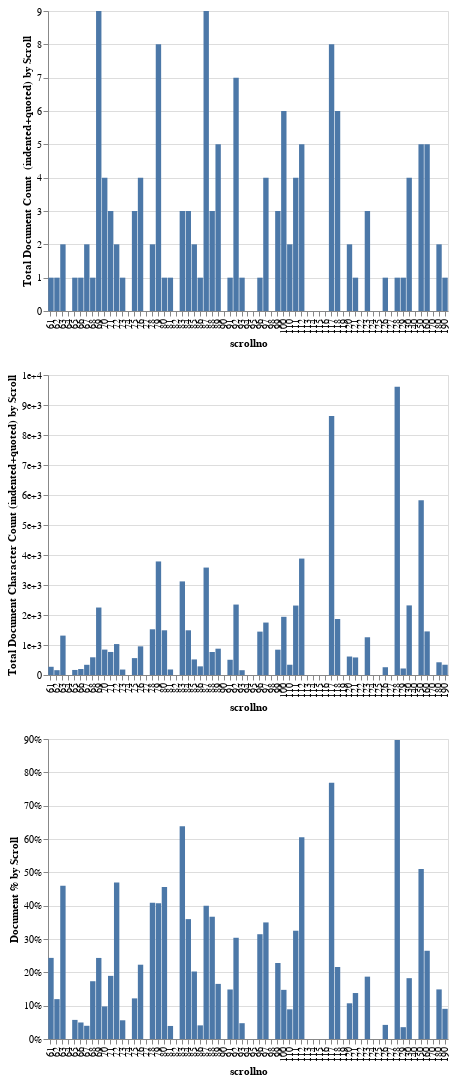

Notebook code cell kept with this figure:
### Code cell
chartDocsByScroll(dfBios, 'Shiji')

### Figure 1 — Vega-Lite specification as saved in the notebook (floating-point values rounded to 4 significant figures)
{"$schema": "https://vega.github.io/schema/vega-lite/v3.3.0.json", "config": {"mark": {"tooltip": null}, "view": {"height": 300, "width": 400}}, "datasets": {"data-18d655129c6d9d6a01e0e174bb6cf11e": [{"DocsChar": 274, "scrollno": 61}, {"DocsChar": 161, "scrollno": 62}, {"DocsChar": 1313, "scrollno": 63}, {"DocsChar": 0, "scrollno": 64}, {"DocsChar": 168, "scrollno": 65}, {"DocsChar": 199, "scrollno": 66}, {"DocsChar": 340, "scrollno": 67}, {"DocsChar": 590, "scrollno": 68}, {"DocsChar": 2249, "scrollno": 69}, {"DocsChar": 847, "scrollno": 70}, {"DocsChar": 768, "scrollno": 71}, {"DocsChar": 1031, "scrollno": 72}, {"DocsChar": 182, "scrollno": 73}, {"DocsChar": 0, "scrollno": 74}, {"DocsChar": 563, "scrollno": 75}, {"DocsChar": 955, "scrollno": 76}, {"DocsChar": 0, "scrollno": 77}, {"DocsChar": 1524, "scrollno": 78}, {"DocsChar": 3785, "scrollno": 79}, {"DocsChar": 1490, "scrollno": 80}, {"DocsChar": 184, "scrollno": 81}, {"DocsChar": 0, "scrollno": 82}, {"DocsChar": 3120, "scrollno": 83}, {"DocsChar": 1490, "scrollno": 84}, {"DocsChar": 519, "scrollno": 85}, {"DocsChar": 288, "scrollno": 86}, {"DocsChar": 3581, "scrollno": 87}, {"DocsChar": 767, "scrollno": 88}, {"DocsChar": 877, "scrollno": 89}, {"DocsChar": 0, "scrollno": 90}, {"DocsChar": 508, "scrollno": 91}, {"DocsChar": 2348, "scrollno": 92}, {"DocsChar": 160, "scrollno": 93}, {"DocsChar": 0, "scrollno": 94}, {"DocsChar": 0, "scrollno": 95}, {"DocsChar": 1446, "scrollno": 96}, {"DocsChar": 1748, "scrollno": 97}, {"DocsChar": 0, "scrollno": 98}, {"DocsChar": 844, "scrollno": 99}, {"DocsChar": 1940, "scrollno": 100}, {"DocsChar": 342, "scrollno": 110}, {"DocsChar": 2315, "scrollno": 111}, {"DocsChar": 3881, "scrollno": 112}, {"DocsChar": 0, "scrollno": 113}, {"DocsChar": 0, "scrollno": 114}, {"DocsChar": 0, "scrollno": 115}, {"DocsChar": 0, "scrollno": 116}, {"DocsChar": 8631, "scrollno": 117}, {"DocsChar": 1867, "scrollno": 118}, {"DocsChar": 0, "scrollno": 119}, {"DocsChar": 616, "scrollno": 120}, {"DocsChar": 585, "scrollno": 121}, {"DocsChar": 0, "scrollno": 122}, {"DocsChar": 1258, "scrollno": 123}, {"DocsChar": 0, "scrollno": 124}, {"DocsChar": 0, "scrollno": 125}, {"DocsChar": 259, "scrollno": 126}, {"DocsChar": 0, "scrollno": 127}, {"DocsChar": 9608, "scrollno": 128}, {"DocsChar": 217, "scrollno": 129}, {"DocsChar": 2320, "scrollno": 130}, {"DocsChar": 0, "scrollno": 140}, {"DocsChar": 5828, "scrollno": 150}, {"DocsChar": 1453, "scrollno": 160}, {"DocsChar": 0, "scrollno": 170}, {"DocsChar": 424, "scrollno": 180}, {"DocsChar": 342, "scrollno": 190}], "data-4c4cbd4ac99c1c457a3842f9e108dca6": [{"DocsPercentM": 0.2433, "scrollno": 61}, {"DocsPercentM": 0.1196, "scrollno": 62}, {"DocsPercentM": 0.4594, "scrollno": 63}, {"DocsPercentM": 0, "scrollno": 64}, {"DocsPercentM": 0.05732, "scrollno": 65}, {"DocsPercentM": 0.04956, "scrollno": 66}, {"DocsPercentM": 0.03964, "scrollno": 67}, {"DocsPercentM": 0.1733, "scrollno": 68}, {"DocsPercentM": 0.2432, "scrollno": 69}, {"DocsPercentM": 0.09773, "scrollno": 70}, {"DocsPercentM": 0.1894, "scrollno": 71}, {"DocsPercentM": 0.4695, "scrollno": 72}, {"DocsPercentM": 0.05616, "scrollno": 73}, {"DocsPercentM": 0, "scrollno": 74}, {"DocsPercentM": 0.1219, "scrollno": 75}, {"DocsPercentM": 0.2229, "scrollno": 76}, {"DocsPercentM": 0, "scrollno": 77}, {"DocsPercentM": 0.4089, "scrollno": 78}, {"DocsPercentM": 0.4069, "scrollno": 79}, {"DocsPercentM": 0.4557, "scrollno": 80}, {"DocsPercentM": 0.03914, "scrollno": 81}, {"DocsPercentM": 0, "scrollno": 82}, {"DocsPercentM": 0.638, "scrollno": 83}, {"DocsPercentM": 0.3596, "scrollno": 84}, {"DocsPercentM": 0.2025, "scrollno": 85}, {"DocsPercentM": 0.04087, "scrollno": 86}, {"DocsPercentM": 0.3994, "scrollno": 87}, {"DocsPercentM": 0.3668, "scrollno": 88}, {"DocsPercentM": 0.1653, "scrollno": 89}, {"DocsPercentM": 0, "scrollno": 90}, {"DocsPercentM": 0.1485, "scrollno": 91}, {"DocsPercentM": 0.3037, "scrollno": 92}, {"DocsPercentM": 0.04741, "scrollno": 93}, {"DocsPercentM": 0, "scrollno": 94}, {"DocsPercentM": 0, "scrollno": 95}, {"DocsPercentM": 0.3143, "scrollno": 96}, {"DocsPercentM": 0.3497, "scrollno": 97}, {"DocsPercentM": 0, "scrollno": 98}, {"DocsPercentM": 0.228, "scrollno": 99}, {"DocsPercentM": 0.1475, "scrollno": 100}, {"DocsPercentM": 0.08904, "scrollno": 110}, {"DocsPercentM": 0.3248, "scrollno": 111}, {"DocsPercentM": 0.6051, "scrollno": 112}, {"DocsPercentM": 0, "scrollno": 113}, {"DocsPercentM": 0, "scrollno": 114}, {"DocsPercentM": 0, "scrollno": 115}, {"DocsPercentM": 0, "scrollno": 116}, {"DocsPercentM": 0.7688, "scrollno": 117}, {"DocsPercentM": 0.2161, "scrollno": 118}, {"DocsPercentM": 0, "scrollno": 119}, {"DocsPercentM": 0.1071, "scrollno": 120}, {"DocsPercentM": 0.1379, "scrollno": 121}, {"DocsPercentM": 0, "scrollno": 122}, {"DocsPercentM": 0.1871, "scrollno": 123}, {"DocsPercentM": 0, "scrollno": 124}, {"DocsPercentM": 0, "scrollno": 125}, {"DocsPercentM": 0.0423, "scrollno": 126}, {"DocsPercentM": 0, "scrollno": 127}, {"DocsPercentM": 0.8973, "scrollno": 128}, {"DocsPercentM": 0.03546, "scrollno": 129}, {"DocsPercentM": 0.1825, "scrollno": 130}, {"DocsPercentM": 0, "scrollno": 140}, {"DocsPercentM": 0.5102, "scrollno": 150}, {"DocsPercentM": 0.2647, "scrollno": 160}, {"DocsPercentM": 0, "scrollno": 170}, {"DocsPercentM": 0.1488, "scrollno": 180}, {"DocsPercentM": 0.09048, "scrollno": 190}], "data-cb32a065ce298dbec6dfdf5ed21c1605": [{"Docs": 1, "scrollno": 61}, {"Docs": 1, "scrollno": 62}, {"Docs": 2, "scrollno": 63}, {"Docs": 0, "scrollno": 64}, {"Docs": 1, "scrollno": 65}, {"Docs": 1, "scrollno": 66}, {"Docs": 2, "scrollno": 67}, {"Docs": 1, "scrollno": 68}, {"Docs": 9, "scrollno": 69}, {"Docs": 4, "scrollno": 70}, {"Docs": 3, "scrollno": 71}, {"Docs": 2, "scrollno": 72}, {"Docs": 1, "scrollno": 73}, {"Docs": 0, "scrollno": 74}, {"Docs": 3, "scrollno": 75}, {"Docs": 4, "scrollno": 76}, {"Docs": 0, "scrollno": 77}, {"Docs": 2, "scrollno": 78}, {"Docs": 8, "scrollno": 79}, {"Docs": 1, "scrollno": 80}, {"Docs": 1, "scrollno": 81}, {"Docs": 0, "scrollno": 82}, {"Docs": 3, "scrollno": 83}, {"Docs": 3, "scrollno": 84}, {"Docs": 2, "scrollno": 85}, {"Docs": 1, "scrollno": 86}, {"Docs": 9, "scrollno": 87}, {"Docs": 3, "scrollno": 88}, {"Docs": 5, "scrollno": 89}, {"Docs": 0, "scrollno": 90}, {"Docs": 1, "scrollno": 91}, {"Docs": 7, "scrollno": 92}, {"Docs": 1, "scrollno": 93}, {"Docs": 0, "scrollno": 94}, {"Docs": 0, "scrollno": 95}, {"Docs": 1, "scrollno": 96}, {"Docs": 4, "scrollno": 97}, {"Docs": 0, "scrollno": 98}, {"Docs": 3, "scrollno": 99}, {"Docs": 6, "scrollno": 100}, {"Docs": 2, "scrollno": 110}, {"Docs": 4, "scrollno": 111}, {"Docs": 5, "scrollno": 112}, {"Docs": 0, "scrollno": 113}, {"Docs": 0, "scrollno": 114}, {"Docs": 0, "scrollno": 115}, {"Docs": 0, "scrollno": 116}, {"Docs": 8, "scrollno": 117}, {"Docs": 6, "scrollno": 118}, {"Docs": 0, "scrollno": 119}, {"Docs": 2, "scrollno": 120}, {"Docs": 1, "scrollno": 121}, {"Docs": 0, "scrollno": 122}, {"Docs": 3, "scrollno": 123}, {"Docs": 0, "scrollno": 124}, {"Docs": 0, "scrollno": 125}, {"Docs": 1, "scrollno": 126}, {"Docs": 0, "scrollno": 127}, {"Docs": 1, "scrollno": 128}, {"Docs": 1, "scrollno": 129}, {"Docs": 4, "scrollno": 130}, {"Docs": 0, "scrollno": 140}, {"Docs": 5, "scrollno": 150}, {"Docs": 5, "scrollno": 160}, {"Docs": 0, "scrollno": 170}, {"Docs": 2, "scrollno": 180}, {"Docs": 1, "scrollno": 190}]}, "vconcat": [{"data": {"name": "data-cb32a065ce298dbec6dfdf5ed21c1605"}, "encoding": {"x": {"field": "scrollno", "type": "ordinal"}, "y": {"axis": {"format": "", "title": "Total Document Count \n(indented+quoted) by Scroll"}, "field": "Docs", "type": "quantitative"}}, "mark": "bar"}, {"data": {"name": "data-18d655129c6d9d6a01e0e174bb6cf11e"}, "encoding": {"x": {"field": "scrollno", "type": "ordinal"}, "y": {"axis": {"format": "", "title": "Total Document Character Count (indented+quoted) by Scroll"}, "field": "DocsChar", "type": "quantitative"}}, "mark": "bar"}, {"data": {"name": "data-4c4cbd4ac99c1c457a3842f9e108dca6"}, "encoding": {"x": {"field": "scrollno", "type": "ordinal"}, "y": {"axis": {"format": "%", "title": "Document % by Scroll"}, "field": "DocsPercentM", "type": "quantitative"}}, "mark": "bar"}]}
